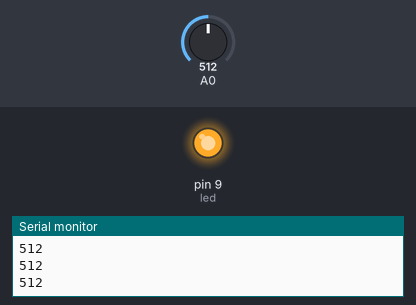
The sketch below on a simulated Arduino Uno, built with avr-gcc and run on an emulated ATmega328P. Shown: output pins drawn as LEDs (lit = HIGH), the last lines printed to the serial monitor. The inputs (shaded band) are chosen by the test bench; at power-on: A0 = 512.

Above: at 1.2 s.
1.3 s: A0 set to 53
2.8 s: A0 set to 45
At 3.8 s:
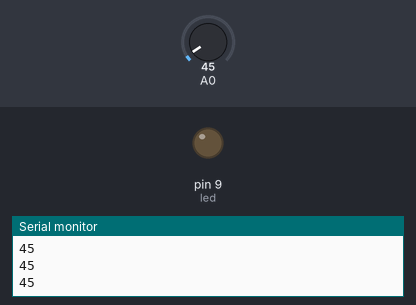
4.3 s: A0 set to 122
At 5.2 s:
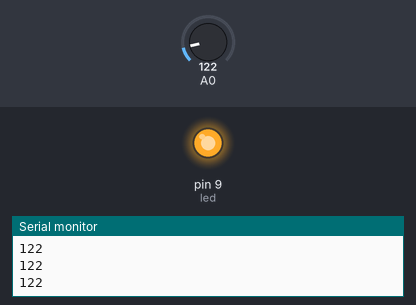
5.8 s: A0 set to 40
At 6.1 s:
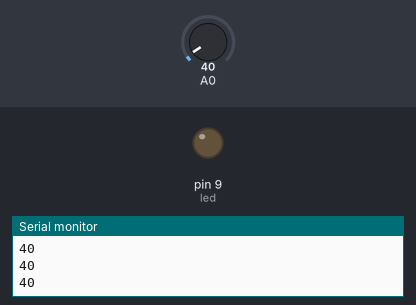
Timing chart, 0 to 8.3 s (numbered marks = the images above; inputs shaded):
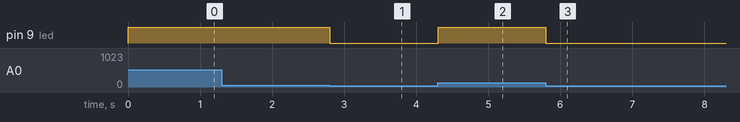

The sketch:

LED_photo.ino
```cpp
int led = 9;
void setup() {
pinMode(led,OUTPUT);
Serial.begin(9600);
}

void loop() {

int value = analogRead(A0);
Serial.println(value);
if(value > 50)
{
  digitalWrite(led,1);
}
else
  digitalWrite(led,0);

  delay(10);
}
```

Measured:
- the behaviour switches between 51 and 50 on A0 (found by bisection; images 0 and 1)
- after the input at 2.8 s, pin 9 (led): HIGH → LOW at once
- after the input at 4.3 s, pin 9 (led): LOW → HIGH at once
- after the input at 5.8 s, pin 9 (led): HIGH → LOW at once
